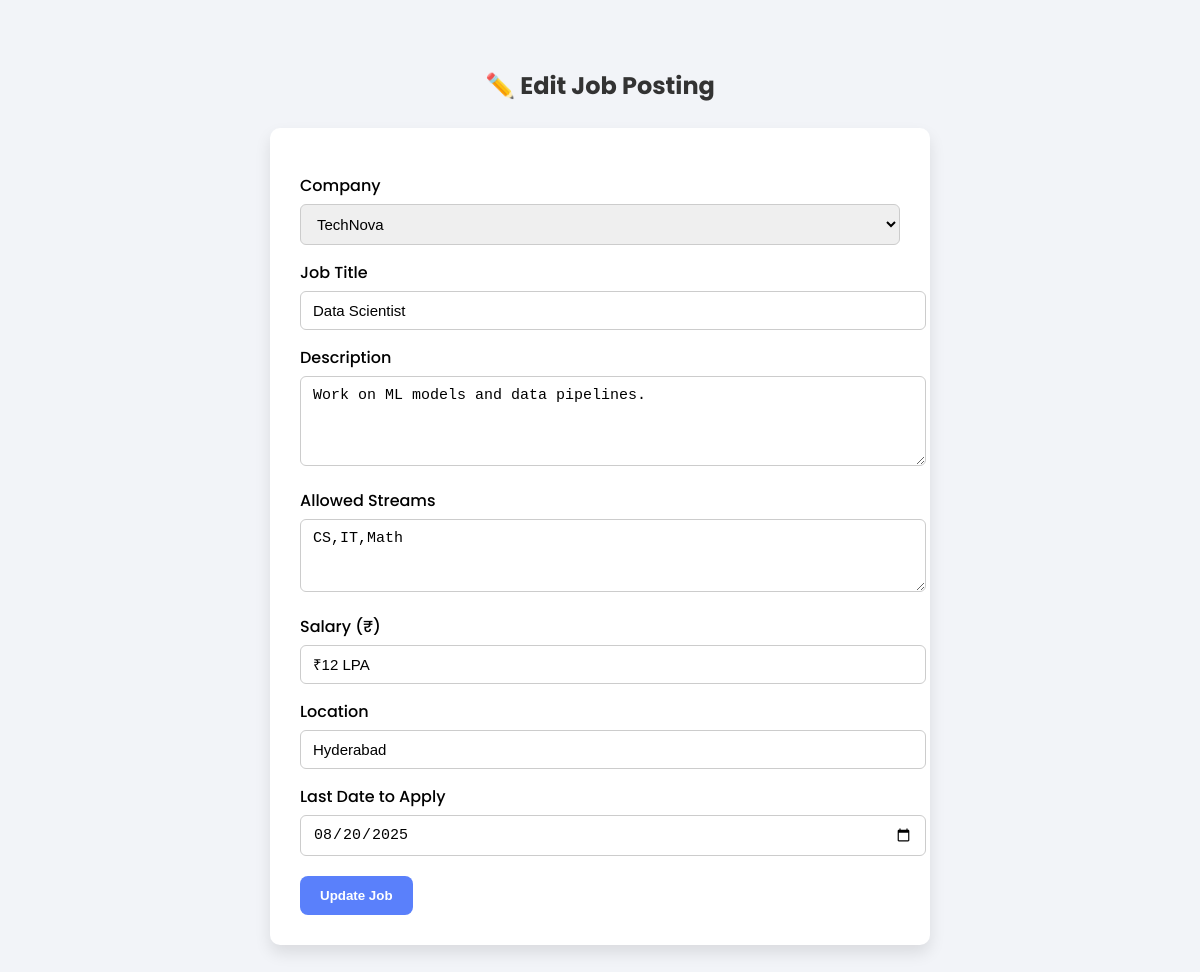
The page /Admin/edit-job.php?id=2 (signed in) on the database its author committed.
### tables this page shows
CREATE TABLE IF NOT EXISTS jobs (
    id int NOT NULL AUTO_INCREMENT,
    company_id int NOT NULL,
    title varchar(100) NOT NULL,
    description text,
    allowed_streams text,
    salary varchar(50) DEFAULT NULL,
    location varchar(100) DEFAULT NULL,
    last_date_to_apply date DEFAULT NULL,
    PRIMARY KEY (id),
    KEY company_id (company_id),
    FOREIGN KEY (company_id) REFERENCES companies(id) ON DELETE CASCADE
);

CREATE TABLE IF NOT EXISTS companies (
    id int NOT NULL AUTO_INCREMENT,
    name varchar(100) NOT NULL,
    description text,
    website varchar(255) DEFAULT NULL,
    logo_path varchar(255) DEFAULT NULL,
    created_at datetime DEFAULT CURRENT_TIMESTAMP,
    PRIMARY KEY (id)
);

### db-functions.php (called while the page is built, shortened)
<?php
function getConnection()
{
    static $conn = null;
    if ($conn === null) {
        $host = getenv('DB_HOST') ?: "localhost";
        $user = getenv('DB_USER') ?: "root";
        $pass = getenv('DB_PASSWORD') ?: "";
        $dbname = getenv('DB_NAME') ?: "campushire";
        $conn = mysqli_connect($host, $user, $pass, $dbname);
    }
    return $conn;
}
function getAllCompanies()
{
    $conn = getConnection();
    $result = mysqli_query($conn, "SELECT * FROM companies ORDER BY name");
    $companies = [];
    while ($row = mysqli_fetch_assoc($result)) {
        $companies[] = $row;
    }
    return $companies;
}
function getJobById($id)
{
    $conn = getConnection();
    $stmt = mysqli_prepare($conn, "SELECT j.*, c.name as company_name FROM jobs j JOIN companies c ON j.company_id = c.id WHERE j.id = ?");
    mysqli_stmt_bind_param($stmt, "i", $id);
    mysqli_stmt_execute($stmt);
    $result = mysqli_stmt_get_result($stmt);
    $job = mysqli_fetch_assoc($result);
    return $job;
}
?>

### Admin/edit-job.php (the view, shortened to what this page needs)
<?php
require_once '../db-functions.php';
$job_id = intval($_GET['id']);
$job = getJobById($job_id);
$companies = getAllCompanies();
?>
<!DOCTYPE html>
<html lang="en">
<head>
</head>
<body>
    <h2>✏️ Edit Job Posting</h2>
    <form method="POST">
        <label>Company</label>
        <select name="company_id" required>
            <?php foreach ($companies as $comp): ?>
                <option value="<?= $comp['id'] ?>" <?= $comp['id'] == $job['company_id'] ? 'selected' : '' ?>>
                    <?= htmlspecialchars($comp['name']) ?>
                </option>
            <?php endforeach; ?>
        </select>
        <label>Job Title</label>
        <input type="text" name="title" value="<?= htmlspecialchars($job['title']) ?>" required>
        <label>Description</label>
        <textarea name="description" rows="4"><?= htmlspecialchars($job['description']) ?></textarea>
        <label>Allowed Streams</label>
        <textarea name="allowed_streams" rows="3"><?= htmlspecialchars($job['allowed_streams']) ?></textarea>
        <label>Salary (₹)</label>
        <input type="text" name="salary" value="<?= htmlspecialchars($job['salary']) ?>" required>
        <label>Location</label>
        <input type="text" name="location" value="<?= htmlspecialchars($job['location']) ?>" required>
        <label>Last Date to Apply</label>
        <input type="date" name="deadline" value="<?= htmlspecialchars($job['last_date_to_apply']) ?>" required>
        <button type="submit">Update Job</button>
    </form>
</body>
</html>

### Admin/edit-job.php (style rules this page uses)
body { font-family: 'Poppins', sans-serif; background: #f2f4f8; padding: 40px; }
form { max-width: 600px; margin: auto; background: white; padding: 30px; border-radius: 10px; box-shadow: 0 8px 16px rgba(0, 0, 0, 0.1); }
h2 { text-align: center; margin-bottom: 25px; color: #333; }
label { display: block; font-weight: 500; margin-top: 15px; margin-bottom: 6px; }
input[type="text"], input[type="number"], input[type="date"], textarea, select { width: 100%; padding: 10px 12px; border: 1px solid #ccc; border-radius: 6px; font-size: 15px; }
button { margin-top: 20px; padding: 12px 20px; background-color: #5a80fb; color: white; font-weight: bold; border: none; border-radius: 8px; cursor: pointer; }

### rows shown on the page
jobs: company_id "TechNova", title "Data Scientist", description "Work on ML models and data pipelines.", allowed_streams "CS,IT,Math", salary "₹12 LPA", location "Hyderabad", deadline "08/20/2025"
